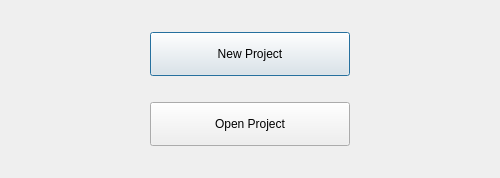
<?xml version="1.0" encoding="UTF-8"?>
<ui version="4.0">
 <class>NewOpenProjDialog</class>
 <widget class="QDialog" name="NewOpenProjDialog">
  <property name="geometry">
   <rect>
    <x>0</x>
    <y>0</y>
    <width>500</width>
    <height>178</height>
   </rect>
  </property>
  <property name="windowTitle">
   <string>Dialog</string>
  </property>
  <layout class="QVBoxLayout" name="verticalLayout">
   <item>
    <spacer name="verticalSpacer_3">
     <property name="orientation">
      <enum>Qt::Vertical</enum>
     </property>
     <property name="sizeHint" stdset="0">
      <size>
       <width>20</width>
       <height>12</height>
      </size>
     </property>
    </spacer>
   </item>
   <item>
    <layout class="QHBoxLayout" name="horizontalLayout_2">
     <item>
      <spacer name="horizontalSpacer">
       <property name="orientation">
        <enum>Qt::Horizontal</enum>
       </property>
       <property name="sizeHint" stdset="0">
        <size>
         <width>40</width>
         <height>20</height>
        </size>
       </property>
      </spacer>
     </item>
     <item>
      <widget class="QPushButton" name="btnNewProject">
       <property name="minimumSize">
        <size>
         <width>200</width>
         <height>44</height>
        </size>
       </property>
       <property name="maximumSize">
        <size>
         <width>200</width>
         <height>44</height>
        </size>
       </property>
       <property name="text">
        <string>New Project</string>
       </property>
      </widget>
     </item>
     <item>
      <spacer name="horizontalSpacer_2">
       <property name="orientation">
        <enum>Qt::Horizontal</enum>
       </property>
       <property name="sizeHint" stdset="0">
        <size>
         <width>40</width>
         <height>20</height>
        </size>
       </property>
      </spacer>
     </item>
    </layout>
   </item>
   <item>
    <spacer name="verticalSpacer_2">
     <property name="orientation">
      <enum>Qt::Vertical</enum>
     </property>
     <property name="sizeHint" stdset="0">
      <size>
       <width>20</width>
       <height>11</height>
      </size>
     </property>
    </spacer>
   </item>
   <item>
    <layout class="QHBoxLayout" name="horizontalLayout">
     <item>
      <spacer name="horizontalSpacer_3">
       <property name="orientation">
        <enum>Qt::Horizontal</enum>
       </property>
       <property name="sizeHint" stdset="0">
        <size>
         <width>40</width>
         <height>20</height>
        </size>
       </property>
      </spacer>
     </item>
     <item>
      <widget class="QPushButton" name="btnOpenProject">
       <property name="minimumSize">
        <size>
         <width>200</width>
         <height>44</height>
        </size>
       </property>
       <property name="maximumSize">
        <size>
         <width>200</width>
         <height>44</height>
        </size>
       </property>
       <property name="text">
        <string>Open Project</string>
       </property>
      </widget>
     </item>
     <item>
      <spacer name="horizontalSpacer_4">
       <property name="orientation">
        <enum>Qt::Horizontal</enum>
       </property>
       <property name="sizeHint" stdset="0">
        <size>
         <width>40</width>
         <height>20</height>
        </size>
       </property>
      </spacer>
     </item>
    </layout>
   </item>
   <item>
    <spacer name="verticalSpacer">
     <property name="orientation">
      <enum>Qt::Vertical</enum>
     </property>
     <property name="sizeHint" stdset="0">
      <size>
       <width>20</width>
       <height>12</height>
      </size>
     </property>
    </spacer>
   </item>
  </layout>
 </widget>
 <resources/>
 <connections/>
</ui>
